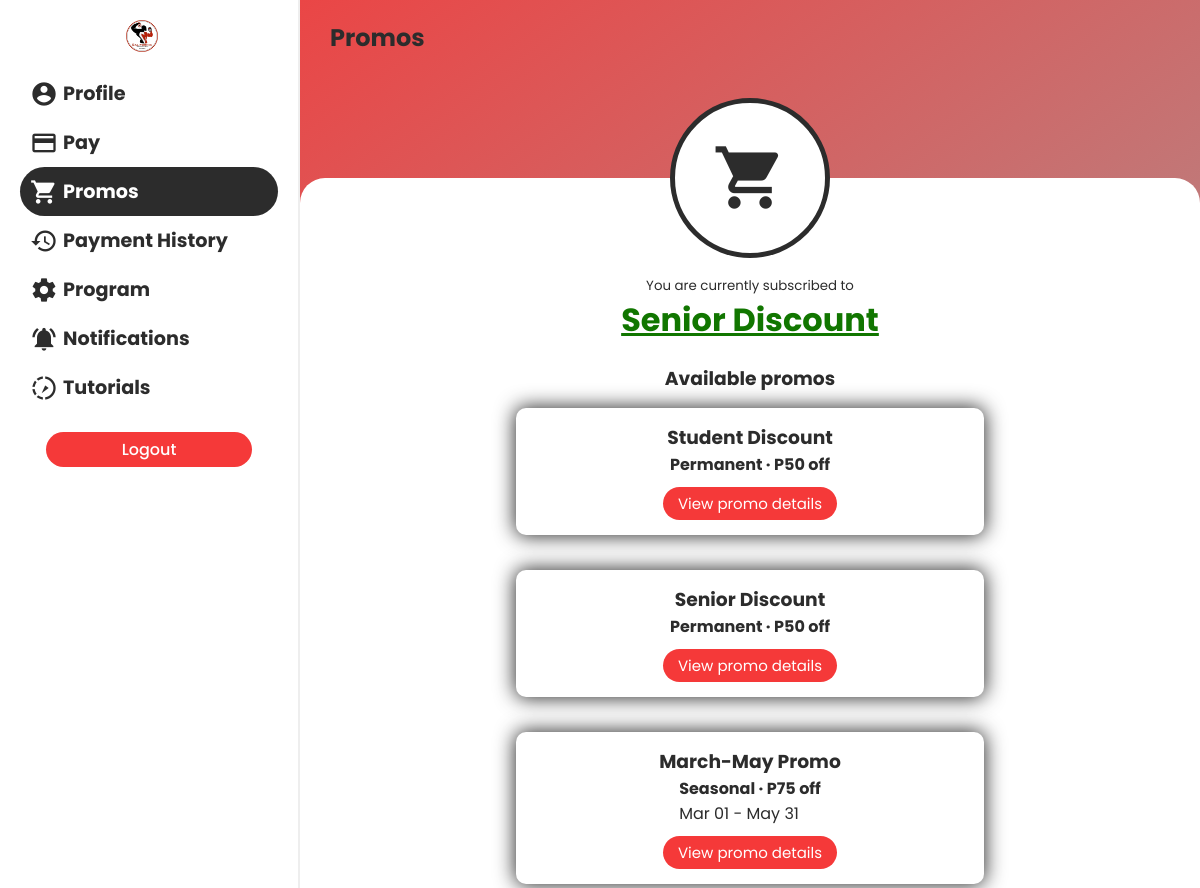
/mobile/pages/promos.php (signed in), run on the app's committed database.
### tables this page shows
CREATE TABLE `memberpromos` (
  `id` int(100) NOT NULL,
  `promo_id` int(100) DEFAULT NULL,
  `member_id` int(100) DEFAULT NULL,
  `date_added` date DEFAULT NULL,
  `date_requested` datetime DEFAULT NULL,
  `admin_action_date` datetime DEFAULT NULL,
  `status` enum('Active','Expired','Pending','Declined','Removed') NOT NULL DEFAULT 'Active',
  `date_expired` date DEFAULT NULL,
  `request_image` varchar(9999) DEFAULT NULL
);

CREATE TABLE `promo` (
  `promo_id` int(100) NOT NULL,
  `promo_name` varchar(255) DEFAULT NULL,
  `promo_type` enum('Permanent','Seasonal') DEFAULT NULL,
  `promo_description` varchar(255) DEFAULT NULL,
  `date_added` date DEFAULT NULL,
  `promo_starting_date` date DEFAULT NULL,
  `promo_ending_date` date DEFAULT NULL,
  `amount` int(100) DEFAULT NULL,
  `status` enum('Active','Expired','Deleted') NOT NULL DEFAULT 'Active',
  `date_deleted` date DEFAULT NULL
);

### mobile/pages/promos.php (the view, shortened to what this page needs)
<?php
require "./../functions/connect.php";
?>
<!DOCTYPE html>
<html lang="en">
<head>
  <link rel="stylesheet" href="./../css/default.css">
  <link rel="stylesheet" href="./../css/mediaquery.css">
  <link rel="stylesheet" href="https://cdnjs.cloudflare.com/ajax/libs/jquery-confirm/3.3.2/jquery-confirm.min.css">
</head>
<body>
  <div class="sidebar" id="sidebar">
    <div>
      <img src="./../../logo.png" style="width: 32px; height: 32px; margin-left: 70px" alt="">
    </div>    <div class="items">
      <a href="./profile.php">
        <span>
          <i class="material-icons">account_circle</i>
          <h2>Profile</h2>
        </span>
      </a>
      <a href="./pay.php">
        <span>
          <i class="material-icons">payment</i>
          <h2>Pay</h2>
        </span>
      </a>
      <a href="#">
        <span class="active">
          <i class="material-icons">shopping_cart</i>
          <h2>Promos</h2>
        </span>
      </a>
      <a href="./payment_history.php">
        <span>
          <i class="material-icons">history</i>
          <h2>Payment History</h2>
        </span>
      </a>
      <a href="./program.php">
        <span>
          <i class="material-icons">settings</i>
          <h2>Program</h2>
        </span>
      </a>
      <a href="./notifications.php">
        <span>
          <i class="material-icons">notifications_active</i>
          <h2>Notifications</h2>
        </span>
      </a>
      <a href="./tutorial.php">
        <span>
          <i class="material-icons">slow_motion_video</i>
          <h2>Tutorials</h2>
        </span>
      </a>
    </div>
    <div class="logout">
      <button class="btn btn-red" style="width: 80%" id="logout-btn">Logout</button>
    </div>
  </div>
  <main>
    <div class="menu">
      <h2>Promos</h2>
    </div>
    <div class="icon-div">
      <div class="icon-cont">
        <i class="material-icons">shopping_cart</i>
      </div>
    </div>
    <div class="main-cont">
      <div class="content">
        <small>You are currently subscribed to</small>
        <span style="display: flex; align-items: center;">
          <?php
          $sql = "SELECT MP.*, P.promo_name, P.promo_type, P.amount
                  FROM memberpromos AS MP
                  INNER JOIN promo AS P ON MP.promo_id = P.promo_id
                  WHERE MP.member_id = '".$_SESSION["member_id"]."' AND MP.status = 'Active'";
          $res = mysqli_query($con, $sql);
          if(mysqli_num_rows($res) > 0) {
            $row = mysqli_fetch_assoc($res);
          ?>
          <h1 class="text-green" id="availed-promo" style="text-decoration: underline">
            <?php echo $row["promo_name"] ?>
          </h1>
          <?php
          } else {
          ?>
          <h1 id="availed-promo">N/A</h1>
          <?php
          }
          ?>
        </span>
        <div class="promo-div">
          <h3>Available promos</h3>
          <?php
          $sql = "SELECT * FROM promo WHERE status = 'Active' ORDER BY promo_starting_date ASC";
          $res = mysqli_query($con, $sql);
          if(mysqli_num_rows($res)) {
            while($row = mysqli_fetch_assoc($res)):
          ?>
          <div class="promo-list-div text-primary shadow-1">
            <h3><?php echo $row["promo_name"] ?></h3>
            <p><strong><?= $row["promo_type"] ?> &#x00B7 P<?php echo $row["amount"] ?> off </strong>
            <?php
            if($row["promo_type"] == "Seasonal") {
              $startDate = date("M d", strtotime($row["promo_starting_date"]));
              $endDate = date("M d", strtotime($row["promo_ending_date"]));
            ?>
            <br>
            <?= $startDate ?> - <?= $endDate ?>
            <?php
            } else {
              echo "";
            }
            ?>
            </p>
            <button class="btn btn-reg btn-red" data-id="<?php echo $row["promo_id"] ?>" data-name="<?= $row["promo_name"] ?>" onclick="showPromo(this)">View promo details</button>
          </div>
          <?php
            endwhile;
          } else {
          ?>
          <div class="no-promos-div text-disabled">
            There are no promos available as of the moment.
          </div>
          <?php
          }
          ?>
        </div>
      </div>
    </div>
  </main>
</body>
</html>

### mobile/css/default.css (style rules this page uses)
html, body { margin: 0; font-family: 'Poppins', sans-serif; background: #bdc3c7; background: -webkit-gradient(linear, left top, right bottom, from(#f53939), to(#a0a0a0)); background: linear-gradient(to bottom right, #f53939, #a0a0a0); color: #2c2c2c; }
main { -webkit-transition: .3s; transition: .3s; margin-left: 300px; }
a { text-decoration: none; color: #2c2c2c; font-weight: 400; -webkit-transition: .3s; transition: .3s; }
p, h1, h2, h3, h4, h5, h6 { margin: 0 !important; }
.text-primary { color: #2c2c2c !important; }
.text-green { color: #117600 !important; }
.shadow-1 { -webkit-box-shadow: 0 0 20px 1px #2c2c2c; box-shadow: 0 0 20px 1px #2c2c2c; }
.btn { margin: 20px 0 20px 0; padding-top: 5px; padding-bottom: 5px; padding-left: 15px; padding-right: 15px; font-family: "Poppins", sans-serif; border: 0; border-radius: 50px; background: #2c2c2c; color: white; font-size: 1rem; -webkit-transition: .3s; transition: .3s; font-weight: 500; }
.btn.btn-reg { letter-spacing: 0; font-weight: normal !important; }
.btn.btn-red { background: #f53939; }
.sidebar { -webkit-transition: .3s; transition: .3s; width: 300px; background: white; height: 100vh; padding: 20px; -webkit-box-shadow: 1px 0 20px 0px #2c2c2c; box-shadow: 1px 0 20px 0px #2c2c2c; position: fixed; z-index: 20; }
.sidebar .items { margin-top: 10px; display: -webkit-box; display: -ms-flexbox; display: flex; -webkit-box-orient: vertical; -webkit-box-direction: normal; -ms-flex-direction: column; flex-direction: column; }
.sidebar .items a, .sidebar .items a:hover, .sidebar .items a:active, .sidebar .items a:visited, .sidebar .items a:focus { text-decoration: none; }
.sidebar .items span { padding: 10px; display: -webkit-box; display: -ms-flexbox; display: flex; -webkit-box-align: center; -ms-flex-align: center; align-items: center; }
.sidebar .items span i { font-size: 28px; padding-right: 5px; }
.sidebar .items span h2 { font-size: 1.2rem; }
.sidebar .items .active { background: #2c2c2c; border-radius: 25px; color: white; }
.sidebar .logout { display: -webkit-box; display: -ms-flexbox; display: flex; -webkit-box-pack: center; -ms-flex-pack: center; justify-content: center; }
*, *:before, *:after { -webkit-box-sizing: border-box; box-sizing: border-box; }
body, html { height: 100%; -webkit-tap-highlight-color: rgba(0, 0, 0, 0); -webkit-tap-highlight-color: transparent; }
main { overflow-x: hidden; height: 100vh; position: relative; }
main .menu { padding-top: 20px; padding-left: 20px; display: -webkit-box; display: -ms-flexbox; display: flex; -webkit-box-align: center; -ms-flex-align: center; align-items: center; z-index: 3; }
main .menu h2 { padding-left: 10px; }
main .icon-div { width: 100%; display: -webkit-box; display: -ms-flexbox; display: flex; -webkit-box-pack: center; -ms-flex-pack: center; justify-content: center; -webkit-box-align: center; -ms-flex-align: center; align-items: center; position: absolute; top: 11vh; z-index: 2; }
main .icon-div .icon-cont { height: 18vh; width: 18vh; background: white; border-radius: 100%; border: 5px solid #2c2c2c; display: -webkit-box; display: -ms-flexbox; display: flex; -webkit-box-pack: center; -ms-flex-pack: center; justify-content: center; -webkit-box-align: center; -ms-flex-align: center; align-items: center; }
main .icon-div .icon-cont i { font-size: 75px; }
main .main-cont { padding-bottom: 0 !important; padding-top: 0 !important; padding: 30px; background: white; background-attachment: fixed; position: absolute; width: 100%; min-height: 80vh; top: 20vh; border-radius: 25px 25px 0 0; }
main .main-cont .content { margin-top: 10vh; padding: 10px; display: -webkit-box; display: -ms-flexbox; display: flex; -webkit-box-orient: vertical; -webkit-box-direction: normal; -ms-flex-direction: column; flex-direction: column; -webkit-box-align: center; -ms-flex-align: center; align-items: center; -webkit-box-pack: center; -ms-flex-pack: center; justify-content: center; text-align: center; }
main .main-cont .content p { margin: 0 !important; }

### data on the page
memberpromos: promo.promo_name "Senior Discount"
promo: promo_name "Student Discount", promo_type "Permanent", amount "50"
promo: promo_name "Senior Discount", promo_type "Permanent", amount "50"
promo: promo_name "March-May Promo", promo_type "Seasonal", amount "75", promo_starting_date "Mar 01", promo_ending_date "May 31"
